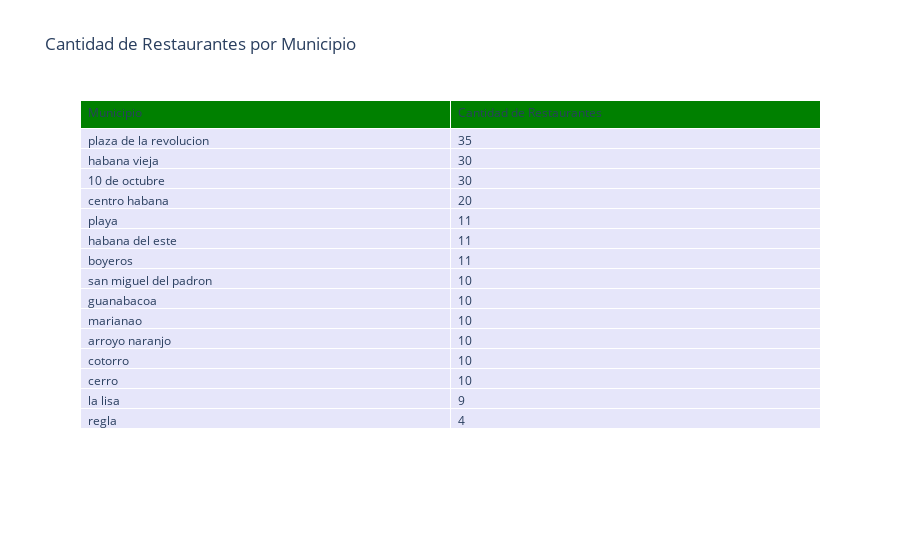

The code cell stored with this chart in its notebook:
### Markdown cell above
Ya Alejandro lleva 3 años en los Estados Unidos y sus amigos le aconsejaron que lo mejor opción para ayudar a su familia en Cuba era poniéndoles un negocio, él estaba decidido a invertir en algo que no solo generara ingresos, sino que tambíen mejorara la calidad de vida de sus padres en La Habana. Muchos le sugirieron algunas de las opciones mas populares en Cuba, como revender productos Shein, sin embargo el tenía una visión diferente,  su objetivo era establecer un negocio autosuficiente, y sabiendo ya que no habia mujer en La Habana que cocinara mejor que su vieja, decidió que abrir un restaurante era la mejor opción para lograr su objetivo....
Su madre Caridad, una ama de casa que dedicó toda su vida a su esposo, a su hijo y a la cocina, casi infarta al escuchar la noticia de que por finnnn le van a empezar a pagar por cocinar algo que llevaba toda la vida haciendo por amor y sin ningún tipo de lucro.

Para que todo saliera bien, Alejandro sabía que necesitaba resalizar un análisis exhaustivo de la competencia, por lo que tomó una muestra de los restaurantes de toda La Habana...

### Code cell
#Tabla con la cantidad de jsons que hay de cada municipio :)
municipio = data2["location.municipe"].str.lower().str.strip()

restaurantes_municipio = municipio.value_counts().reset_index()
restaurantes_municipio.columns = ["municipio", "cantidad_restaurantes"]


fig = go.Figure(data=[go.Table(
    header=dict(values=["Municipio", "Cantidad de Restaurantes"],
                fill_color="green",
                align="left"),
    cells=dict(values=[restaurantes_municipio["municipio"], restaurantes_municipio["cantidad_restaurantes"]],
               fill_color="lavender",
               align="left"))
])


fig.update_layout(title="Cantidad de Restaurantes por Municipio")
fig.show()

total = restaurantes_municipio['cantidad_restaurantes'].sum()
print("Total de Restaurantes: ",total)

### Figure 1 — Plotly figure (JSON) as saved in the notebook; plotly's stock layout.template omitted (floating-point values rounded to 4 significant figures)
{"data": [{"cells": {"align": "left", "fill": {"color": "lavender"}, "values": [["plaza de la revolucion", "habana vieja", "10 de octubre", "centro habana", "playa", "habana del este", "boyeros", "san miguel del padron", "guanabacoa", "marianao", "arroyo naranjo", "cotorro", "cerro", "la lisa", "regla"], [35, 30, 30, 20, 11, 11, 11, 10, 10, 10, 10, 10, 10, 9, 4]]}, "header": {"align": "left", "fill": {"color": "green"}, "values": ["Municipio", "Cantidad de Restaurantes"]}, "type": "table"}], "layout": {"title": {"text": "Cantidad de Restaurantes por Municipio"}}}
